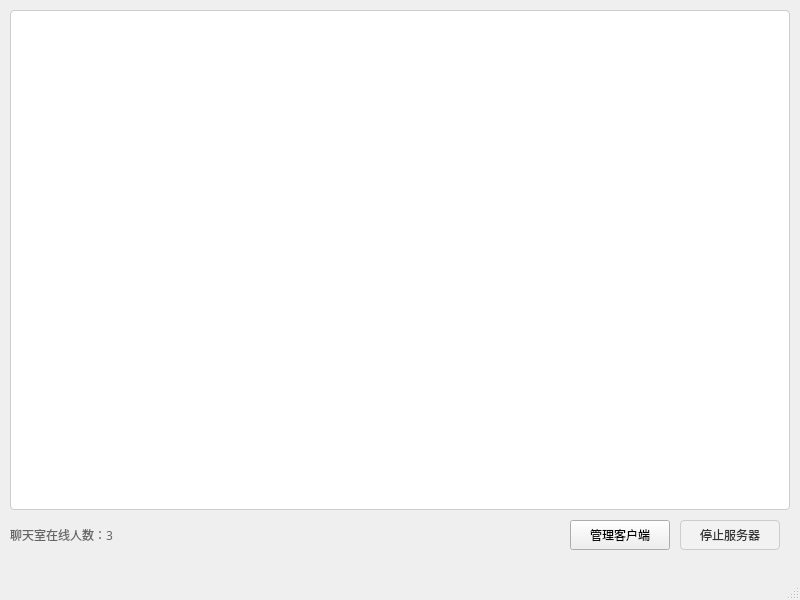
<?xml version="1.0" encoding="UTF-8"?>
<ui version="4.0">
 <class>MainWindow</class>
 <widget class="QMainWindow" name="MainWindow">
  <property name="geometry">
   <rect>
    <x>0</x>
    <y>0</y>
    <width>800</width>
    <height>600</height>
   </rect>
  </property>
  <property name="windowTitle">
   <string>MainWindow</string>
  </property>
  <widget class="QWidget" name="centralwidget">
   <widget class="QTextEdit" name="logTextEdit">
    <property name="geometry">
     <rect>
      <x>10</x>
      <y>10</y>
      <width>780</width>
      <height>500</height>
     </rect>
    </property>
    <property name="readOnly">
     <bool>true</bool>
    </property>
    <property name="styleSheet">
     <string notr="true">QTextEdit {
      background-color: white;
      border: 1px solid #cccccc;
      border-radius: 4px;
      padding: 8px;
      font-family: Microsoft YaHei;
      font-size: 12px;
     }</string>
    </property>
   </widget>
   <widget class="QLabel" name="statusLabel">
    <property name="geometry">
     <rect>
      <x>10</x>
      <y>520</y>
      <width>200</width>
      <height>30</height>
     </rect>
    </property>
    <property name="styleSheet">
     <string notr="true">QLabel {
      color: #666666;
      font-family: Microsoft YaHei;
      font-size: 12px;
     }</string>
    </property>
    <property name="text">
     <string>聊天室在线人数：3</string>
    </property>
   </widget>
   <widget class="QPushButton" name="stopServerButton">
    <property name="geometry">
     <rect>
      <x>680</x>
      <y>520</y>
      <width>100</width>
      <height>30</height>
     </rect>
    </property>
    <property name="styleSheet">
     <string notr="true">QPushButton {
      background-color: #f2f2f2;
      border: 1px solid #cccccc;
      border-radius: 4px;
      color: #333333;
      font-family: Microsoft YaHei;
      font-size: 12px;
     }
     QPushButton:hover {
      background-color: #e6e6e6;
     }
     QPushButton:pressed {
      background-color: #d9d9d9;
     }</string>
    </property>
    <property name="text">
     <string>停止服务器</string>
    </property>
   </widget>
   <widget class="QPushButton" name="manageClientsButton">
    <property name="geometry">
     <rect>
      <x>570</x>
      <y>520</y>
      <width>100</width>
      <height>30</height>
     </rect>
    </property>
    <property name="text">
     <string>管理客户端</string>
    </property>
   </widget>
  </widget>
  <widget class="QMenuBar" name="menubar">
   <property name="geometry">
    <rect>
     <x>0</x>
     <y>0</y>
     <width>800</width>
     <height>25</height>
    </rect>
   </property>
  </widget>
  <widget class="QStatusBar" name="statusbar"/>
 </widget>
 <resources/>
 <connections/>
</ui>
